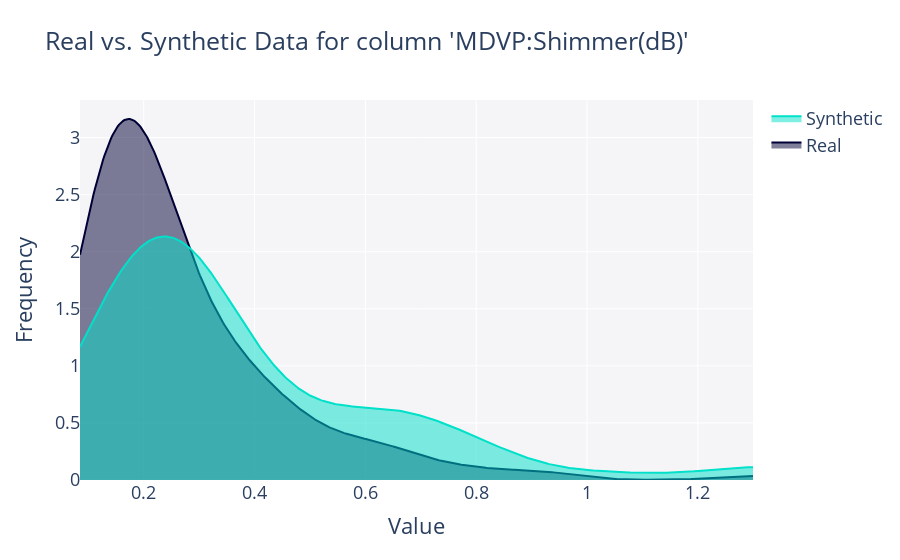

Notebook code for this chart:
### Markdown cell above
>Podemos observar que hay muchas puntuaciones que son menores de 0.5 y muchas entre 0.6 y 0.8. Muchas columnas no son muy parecidas a las reales.

**Ahora vamos a ver cuanto se parecen las gráficas de densidad de los datos sintéticos y los reales.**

### Code cell
fig = get_column_plot(
    real_data=DataPrincipal,
    synthetic_data=DataSintetico,
    column_name=DataPrincipal.columns[10],
    metadata=Metadata
)
fig.show("vscode")

### Figure 1 — Plotly figure (JSON) as saved in the notebook; plotly's stock layout.template omitted (floating-point values rounded to 4 significant figures; data arrays with more than 128 entries replaced by an {"elided": "..."} marker saying what was removed)
{"data": [{"fill": "tozeroy", "hovertemplate": "<b>Real</b><br>Frequency: %{y}<extra></extra>", "legendgroup": "Real", "marker": {"color": "#000036"}, "mode": "lines", "name": "Real", "showlegend": true, "type": "scatter", "x": {"elided": "500 float values"}, "xaxis": "x", "y": {"elided": "500 float values"}, "yaxis": "y"}, {"fill": "tozeroy", "hovertemplate": "<b>Synthetic</b><br>Frequency: %{y}<extra></extra>", "legendgroup": "Synthetic", "marker": {"color": "#01E0C9"}, "mode": "lines", "name": "Synthetic", "showlegend": true, "type": "scatter", "x": {"elided": "500 float values"}, "xaxis": "x", "y": {"elided": "500 float values"}, "yaxis": "y"}], "layout": {"barmode": "overlay", "font": {"size": 18}, "hovermode": "closest", "legend": {"traceorder": "reversed"}, "plot_bgcolor": "#F5F5F8", "title": {"text": "Real vs. Synthetic Data for column 'MDVP:Shimmer(dB)'"}, "xaxis": {"anchor": "y2", "domain": [0, 1], "title": {"text": "Value"}, "zeroline": false}, "yaxis": {"anchor": "free", "domain": [0, 1], "position": 0, "title": {"text": "Frequency"}}}}
